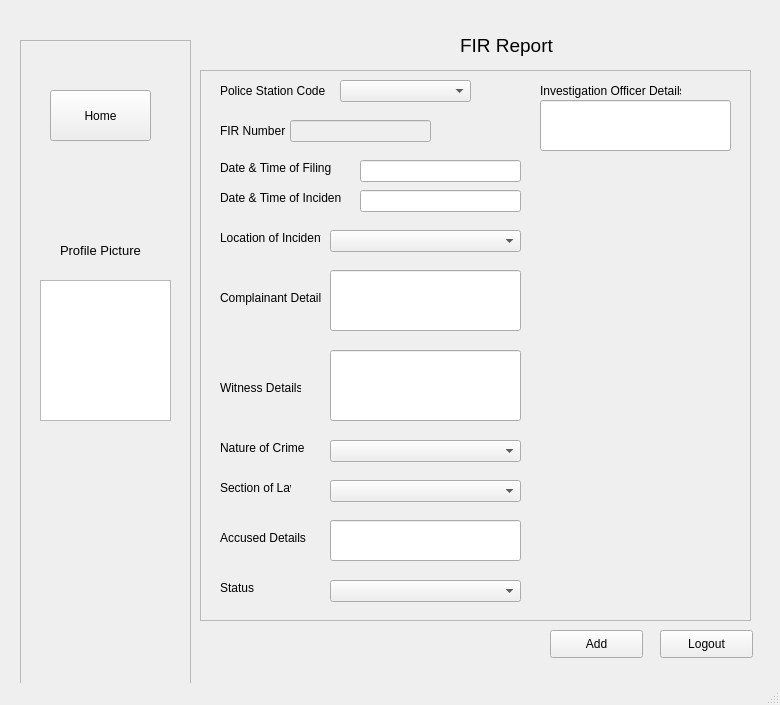
<?xml version="1.0" encoding="UTF-8"?>
<ui version="4.0">
 <class>MainWindow</class>
 <widget class="QMainWindow" name="MainWindow">
  <property name="geometry">
   <rect>
    <x>0</x>
    <y>0</y>
    <width>780</width>
    <height>705</height>
   </rect>
  </property>
  <property name="windowTitle">
   <string>MainWindow</string>
  </property>
  <widget class="QWidget" name="centralwidget">
   <widget class="QFrame" name="frame">
    <property name="geometry">
     <rect>
      <x>20</x>
      <y>40</y>
      <width>171</width>
      <height>681</height>
     </rect>
    </property>
    <property name="frameShape">
     <enum>QFrame::StyledPanel</enum>
    </property>
    <property name="frameShadow">
     <enum>QFrame::Raised</enum>
    </property>
    <widget class="QPushButton" name="home_button">
     <property name="geometry">
      <rect>
       <x>30</x>
       <y>50</y>
       <width>101</width>
       <height>51</height>
      </rect>
     </property>
     <property name="text">
      <string>Home</string>
     </property>
    </widget>
    <widget class="QLabel" name="label">
     <property name="geometry">
      <rect>
       <x>40</x>
       <y>190</y>
       <width>111</width>
       <height>41</height>
      </rect>
     </property>
     <property name="font">
      <font>
       <pointsize>10</pointsize>
      </font>
     </property>
     <property name="text">
      <string>Profile Picture</string>
     </property>
    </widget>
    <widget class="QGraphicsView" name="graphicsView">
     <property name="geometry">
      <rect>
       <x>20</x>
       <y>240</y>
       <width>131</width>
       <height>141</height>
      </rect>
     </property>
    </widget>
   </widget>
   <widget class="QLabel" name="label_2">
    <property name="geometry">
     <rect>
      <x>460</x>
      <y>10</y>
      <width>311</width>
      <height>71</height>
     </rect>
    </property>
    <property name="font">
     <font>
      <pointsize>14</pointsize>
     </font>
    </property>
    <property name="text">
     <string>FIR Report</string>
    </property>
   </widget>
   <widget class="QPushButton" name="add_fir_button">
    <property name="geometry">
     <rect>
      <x>550</x>
      <y>630</y>
      <width>93</width>
      <height>28</height>
     </rect>
    </property>
    <property name="text">
     <string>Add</string>
    </property>
   </widget>
   <widget class="QFrame" name="frame_2">
    <property name="geometry">
     <rect>
      <x>200</x>
      <y>70</y>
      <width>551</width>
      <height>551</height>
     </rect>
    </property>
    <property name="frameShape">
     <enum>QFrame::StyledPanel</enum>
    </property>
    <property name="frameShadow">
     <enum>QFrame::Raised</enum>
    </property>
    <widget class="QLabel" name="label_3">
     <property name="geometry">
      <rect>
       <x>20</x>
       <y>50</y>
       <width>81</width>
       <height>21</height>
      </rect>
     </property>
     <property name="text">
      <string>FIR Number</string>
     </property>
    </widget>
    <widget class="QLabel" name="label_7">
     <property name="geometry">
      <rect>
       <x>20</x>
       <y>90</y>
       <width>121</width>
       <height>16</height>
      </rect>
     </property>
     <property name="text">
      <string>Date &amp; Time of Filing</string>
     </property>
    </widget>
    <widget class="QLineEdit" name="fir_no_display">
     <property name="enabled">
      <bool>false</bool>
     </property>
     <property name="geometry">
      <rect>
       <x>90</x>
       <y>50</y>
       <width>141</width>
       <height>22</height>
      </rect>
     </property>
    </widget>
    <widget class="QLabel" name="label_12">
     <property name="geometry">
      <rect>
       <x>20</x>
       <y>160</y>
       <width>101</width>
       <height>16</height>
      </rect>
     </property>
     <property name="text">
      <string>Location of Incident</string>
     </property>
    </widget>
    <widget class="QLineEdit" name="complain_display">
     <property name="enabled">
      <bool>true</bool>
     </property>
     <property name="geometry">
      <rect>
       <x>130</x>
       <y>200</y>
       <width>191</width>
       <height>61</height>
      </rect>
     </property>
     <property name="text">
      <string/>
     </property>
    </widget>
    <widget class="QLabel" name="label_13">
     <property name="geometry">
      <rect>
       <x>20</x>
       <y>220</y>
       <width>101</width>
       <height>16</height>
      </rect>
     </property>
     <property name="text">
      <string>Complainant Details</string>
     </property>
    </widget>
    <widget class="QLabel" name="label_14">
     <property name="geometry">
      <rect>
       <x>20</x>
       <y>310</y>
       <width>81</width>
       <height>16</height>
      </rect>
     </property>
     <property name="text">
      <string>Witness Details</string>
     </property>
    </widget>
    <widget class="QLineEdit" name="witness_detail_display">
     <property name="enabled">
      <bool>true</bool>
     </property>
     <property name="geometry">
      <rect>
       <x>130</x>
       <y>280</y>
       <width>191</width>
       <height>71</height>
      </rect>
     </property>
    </widget>
    <widget class="QLabel" name="label_15">
     <property name="geometry">
      <rect>
       <x>20</x>
       <y>410</y>
       <width>71</width>
       <height>16</height>
      </rect>
     </property>
     <property name="text">
      <string>Section of Law</string>
     </property>
    </widget>
    <widget class="QLineEdit" name="accused_detail_display">
     <property name="enabled">
      <bool>true</bool>
     </property>
     <property name="geometry">
      <rect>
       <x>130</x>
       <y>450</y>
       <width>191</width>
       <height>41</height>
      </rect>
     </property>
     <property name="text">
      <string/>
     </property>
    </widget>
    <widget class="QLabel" name="label_16">
     <property name="geometry">
      <rect>
       <x>20</x>
       <y>460</y>
       <width>111</width>
       <height>16</height>
      </rect>
     </property>
     <property name="text">
      <string>Accused Details</string>
     </property>
    </widget>
    <widget class="QLabel" name="label_17">
     <property name="geometry">
      <rect>
       <x>20</x>
       <y>510</y>
       <width>111</width>
       <height>16</height>
      </rect>
     </property>
     <property name="text">
      <string>Status</string>
     </property>
    </widget>
    <widget class="QComboBox" name="status_combo">
     <property name="enabled">
      <bool>true</bool>
     </property>
     <property name="geometry">
      <rect>
       <x>130</x>
       <y>510</y>
       <width>191</width>
       <height>22</height>
      </rect>
     </property>
    </widget>
    <widget class="QLabel" name="label_18">
     <property name="geometry">
      <rect>
       <x>20</x>
       <y>370</y>
       <width>101</width>
       <height>16</height>
      </rect>
     </property>
     <property name="text">
      <string>Nature of Crime</string>
     </property>
    </widget>
    <widget class="QLabel" name="label_19">
     <property name="geometry">
      <rect>
       <x>340</x>
       <y>10</y>
       <width>141</width>
       <height>21</height>
      </rect>
     </property>
     <property name="text">
      <string>Investigation Officer Details</string>
     </property>
    </widget>
    <widget class="QLineEdit" name="officer_detail_display">
     <property name="enabled">
      <bool>true</bool>
     </property>
     <property name="geometry">
      <rect>
       <x>340</x>
       <y>30</y>
       <width>191</width>
       <height>51</height>
      </rect>
     </property>
    </widget>
    <widget class="QLabel" name="label_8">
     <property name="geometry">
      <rect>
       <x>20</x>
       <y>120</y>
       <width>121</width>
       <height>16</height>
      </rect>
     </property>
     <property name="text">
      <string>Date &amp; Time of Incident</string>
     </property>
    </widget>
    <widget class="QLabel" name="label_4">
     <property name="geometry">
      <rect>
       <x>20</x>
       <y>10</y>
       <width>121</width>
       <height>21</height>
      </rect>
     </property>
     <property name="text">
      <string>Police Station Code</string>
     </property>
    </widget>
    <widget class="QComboBox" name="station_combo">
     <property name="geometry">
      <rect>
       <x>140</x>
       <y>10</y>
       <width>131</width>
       <height>22</height>
      </rect>
     </property>
    </widget>
    <widget class="QComboBox" name="location_combo">
     <property name="geometry">
      <rect>
       <x>130</x>
       <y>160</y>
       <width>191</width>
       <height>22</height>
      </rect>
     </property>
    </widget>
    <widget class="QComboBox" name="nature_combo">
     <property name="geometry">
      <rect>
       <x>130</x>
       <y>370</y>
       <width>191</width>
       <height>22</height>
      </rect>
     </property>
    </widget>
    <widget class="QLineEdit" name="date_file_display">
     <property name="geometry">
      <rect>
       <x>160</x>
       <y>90</y>
       <width>161</width>
       <height>22</height>
      </rect>
     </property>
    </widget>
    <widget class="QLineEdit" name="date_inc_display">
     <property name="geometry">
      <rect>
       <x>160</x>
       <y>120</y>
       <width>161</width>
       <height>22</height>
      </rect>
     </property>
    </widget>
    <widget class="QComboBox" name="section_combo">
     <property name="geometry">
      <rect>
       <x>130</x>
       <y>410</y>
       <width>191</width>
       <height>22</height>
      </rect>
     </property>
    </widget>
   </widget>
   <widget class="QPushButton" name="logout_button">
    <property name="geometry">
     <rect>
      <x>660</x>
      <y>630</y>
      <width>93</width>
      <height>28</height>
     </rect>
    </property>
    <property name="text">
     <string>Logout</string>
    </property>
   </widget>
  </widget>
  <widget class="QMenuBar" name="menubar">
   <property name="geometry">
    <rect>
     <x>0</x>
     <y>0</y>
     <width>780</width>
     <height>21</height>
    </rect>
   </property>
  </widget>
  <widget class="QStatusBar" name="statusbar"/>
 </widget>
 <resources/>
 <connections/>
</ui>
